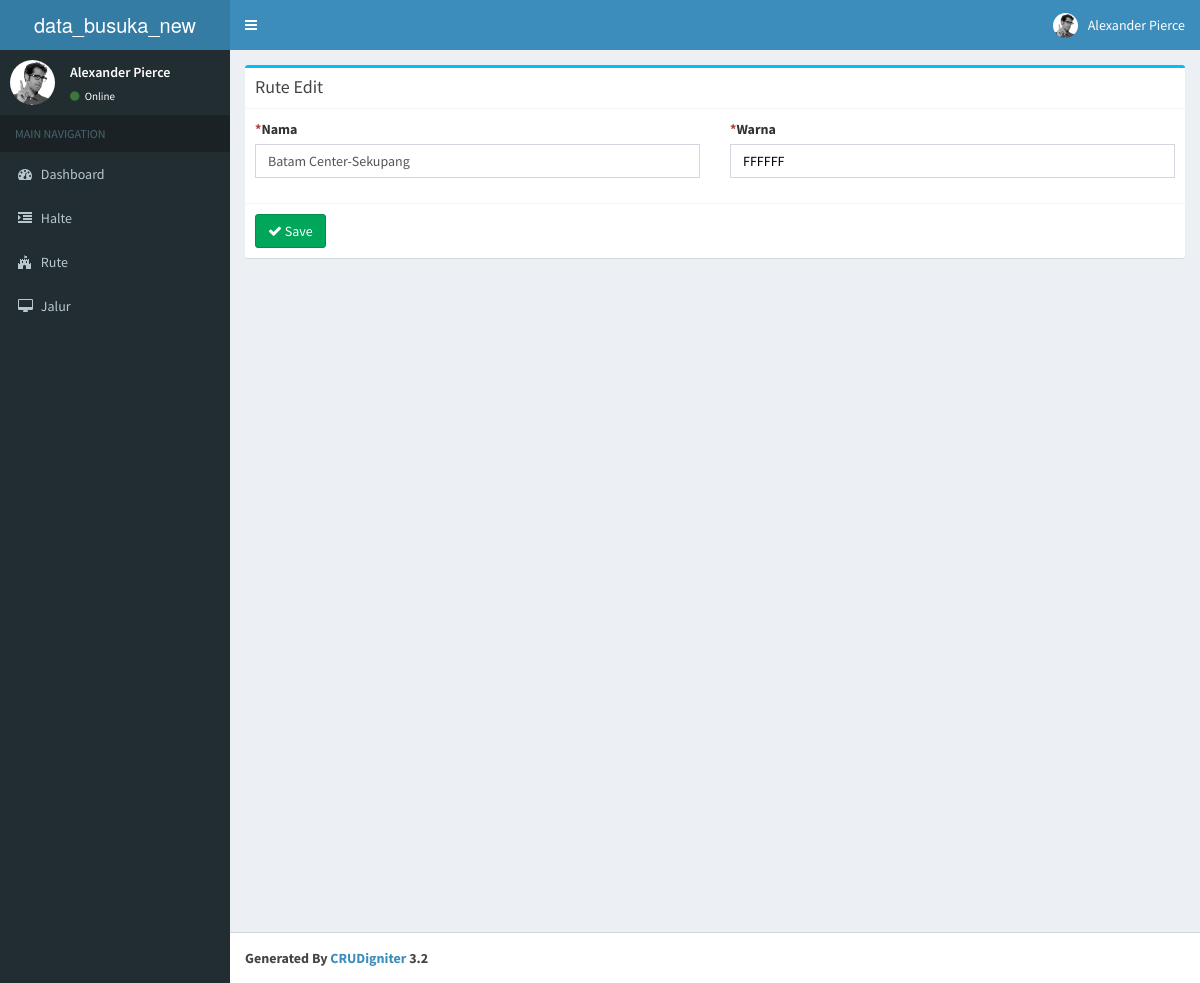
The app's page /rute/edit/2, older data.
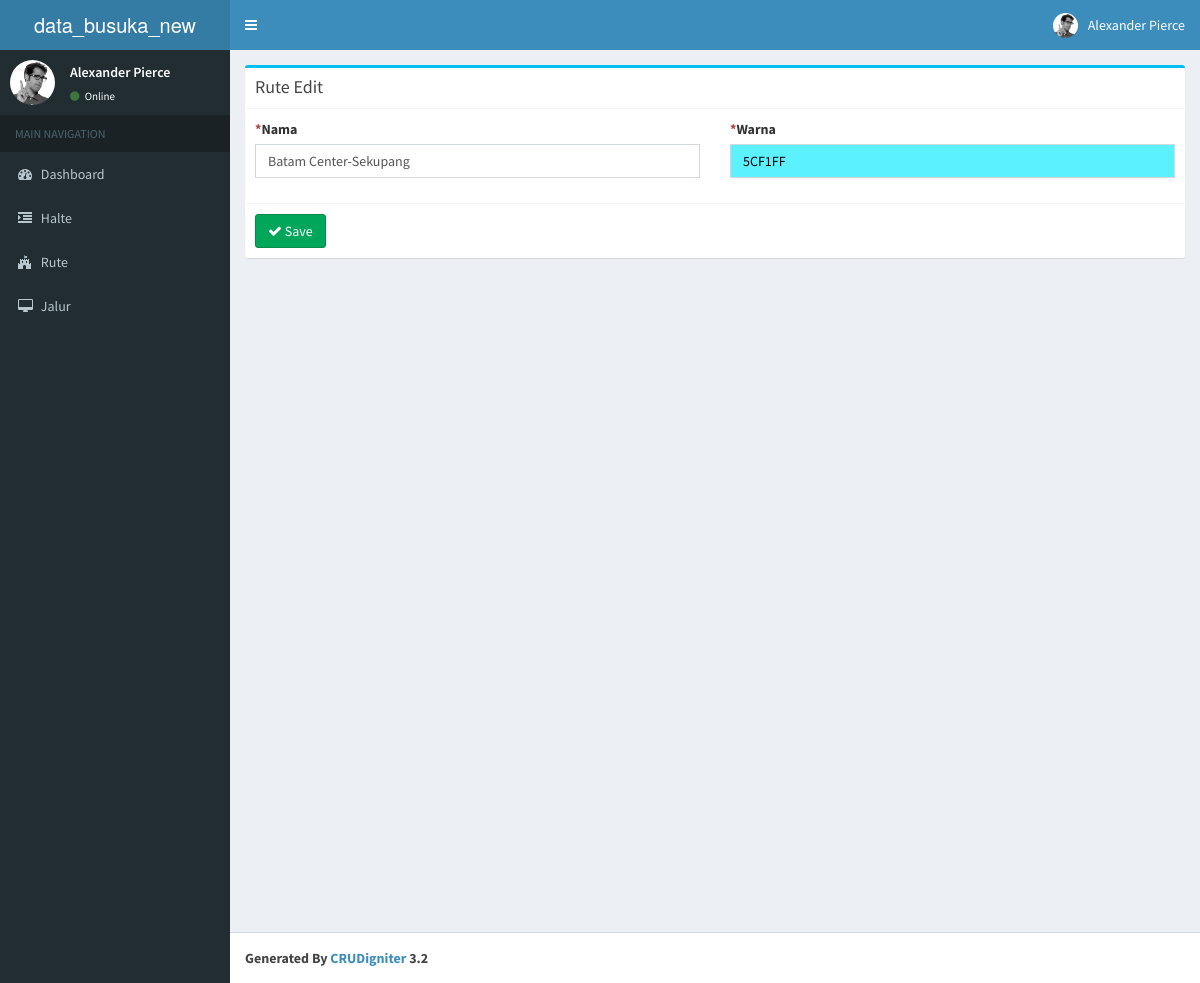
The same page, newer data.
### tables this page shows
CREATE TABLE `dta_rute` (
  `id` int(11) NOT NULL,
  `nama_rute` varchar(50) NOT NULL,
  `warna` varchar(7) NOT NULL
);

### application/controllers/Rute.php (called while the page is built, shortened)
<?php
class Rute extends CI_Controller{
    function __construct()
    {
        $this->load->model('Rute_model');
    }
    function edit($id)
    {
        $data['rute'] = $this->Rute_model->get_rute($id);
        if(isset($data['rute']['id']))
        {
            $this->load->library('form_validation');
			$this->form_validation->set_rules('nama','Nama','required');
			$this->form_validation->set_rules('warna','Warna','required');
			if($this->form_validation->run())
            {
                $params = array(
					'nama_rute' => $this->input->post('nama'),
					'warna' => $this->input->post('warna'),
                );
                $this->Rute_model->update_rute($id,$params);
                redirect('rute/index');
            }
            else
            {
                $data['_view'] = 'rute/edit';
                $this->load->view('layouts/main',$data);
            }
        }
        else
            show_error('The rute you are trying to edit does not exist.');
    }
}

### index.php (called while the page is built, shortened)
<?php
require_once BASEPATH.'core/CodeIgniter.php';

### application/models/Rute_model.php (called while the page is built, shortened)
<?php
class Rute_model extends CI_Model
{
    function get_rute($id)
    {
        return $this->db->get_where('dta_rute',array('id'=>$id))->row_array();
    }
}

### application/views/rute/edit.php (the view, shortened to what this page needs)
<div class="row">
    <div class="col-md-12">
      	<div class="box box-info">
            <div class="box-header with-border">
              	<h3 class="box-title">Rute Edit</h3>
            </div>
			<?php echo form_open('rute/edit/'.$rute['id']); ?>
			<div class="box-body">
				<div class="row clearfix">
					<div class="col-md-6">
						<label for="nama" class="control-label"><span class="text-danger">*</span>Nama</label>
						<div class="form-group">
							<input type="text" name="nama" value="<?php echo ($this->input->post('nama') ? $this->input->post('nama') : $rute['nama_rute']); ?>" class="form-control" id="nama" />
						</div>
					</div>
					<div class="col-md-6">
						<label for="warna" class="control-label"><span class="text-danger">*</span>Warna</label>
						<div class="form-group">
							<input type="text" name="warna" value="<?php echo ($this->input->post('warna') ? $this->input->post('warna') : $rute['warna']); ?>" class="form-control jscolor" id="warna" />
						</div>
					</div>
				</div>
			</div>
			<div class="box-footer">
            	<button type="submit" class="btn btn-success">
					<i class="fa fa-check"></i> Save
				</button>
	        </div>
			<?php echo form_close(); ?>
		</div>
    </div>
</div>

Row changes from the older to the newer data that the page shows:
changed dta_rute "Batam Center-Sekupang": warna "FFFFFF" → "5CF1FF"
